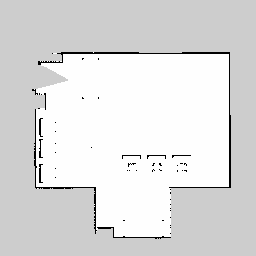
#> input picture slamlocalizacao/maps/mapa_hector.pgm, 256 x 256 px
$ python main.py
#> lines starting #> are read from the running program, lines starting #| are printed output that depends on the picture; after the words box and inside, x2 and y2 are one past the last pixel; in counts of white or black regions, pixels touching at a corner belong together
#!/usr/bin/env python3
"""
gerar_imagens_mapas.py

Gera, a partir de maps/mapa_hector.pgm e maps/mapa_gmapping.pgm, as imagens
usadas na análise qualitativa do README.md:

  imagens/mapa_hector_overview.png
  imagens/mapa_gmapping_overview.png
  imagens/detalhe_regiao_desconhecida_hector.png
  imagens/detalhe_regiao_desconhecida_gmapping.png
  imagens/detalhe_objetos_hector.png
  imagens/detalhe_objetos_gmapping.png
  imagens/detalhe_parede_hector.png
  imagens/detalhe_parede_gmapping.png

Uso (a partir da raiz do repositório):
    pip3 install pillow numpy --break-system-packages
    python3 scripts/gerar_imagens_mapas.py

IMPORTANTE: as caixas de recorte dos "detalhes" (DETALHES_HECTOR / DETALHES_GMAPPING
abaixo) foram ajustadas manualmente olhando para ESTES mapas específicos. Se você
gerar novos mapas (nova exploração, outra área coberta), essas coordenadas vão
mudar -- abra mapa_hector_overview.png / mapa_gmapping_overview.png, veja em que
pixel cada elemento de interesse aparece (a maioria dos visualizadores de imagem
mostra a posição do cursor), e ajuste os valores de (x0, y0, x1, y1) nesta seção.
"""

import os
import numpy as np
from PIL import Image


PASTA_MAPS = "slamlocalizacao/maps"
PASTA_SAIDA = "imagens"
ESCALA_OVERVIEW = 3   # zoom da vista geral
ESCALA_DETALHE = 6    # zoom dos recortes de detalhe
MARGEM_OVERVIEW = 4   # px de margem em torno da área conhecida do mapa

# Caixas de recorte (x0, y0, x1, y1) em pixels da imagem ORIGINAL do .pgm,
# encontradas inspecionando visualmente mapa_hector.pgm e mapa_gmapping.pgm.
DETALHES_HECTOR = {
    "regiao_desconhecida": (25, 55, 140, 140),
    "objetos":              (115, 150, 200, 185),
    "parede":               (55, 180, 200, 238),
}
DETALHES_GMAPPING = {
    "regiao_desconhecida": (900, 910, 1015, 995),
    "objetos":              (990, 1005, 1075, 1040),
    "parede":               (930, 1035, 1075, 1093),
}


def cor_unknown(arr):
    """Valor de cinza típico de 'desconhecido' no map_server (geralmente 205)."""
    valores, contagens = np.unique(arr, return_counts=True)
    # 'desconhecido' costuma ser o valor mais frequente fora de 0 (ocupado) e 254 (livre)
    candidatos = [(v, c) for v, c in zip(valores, contagens) if v not in (0, 254)]
    if not candidatos:
        return 205
    return max(candidatos, key=lambda vc: vc[1])[0]


def recortar_area_conhecida(img, margem=4):
    arr = np.array(img)
    fundo = cor_unknown(arr)
    ys, xs = np.where(arr != fundo)
    if len(xs) == 0:
        return img
    x0, x1 = max(0, xs.min() - margem), min(img.width, xs.max() + margem)
    y0, y1 = max(0, ys.min() - margem), min(img.height, ys.max() + margem)
    return img.crop((x0, y0, x1, y1))


def salvar_redimensionado(img, caminho, escala):
    out = img.resize((img.width * escala, img.height * escala), Image.NEAREST)
    out.save(caminho)
    print(f"  -> {caminho}  ({out.width}x{out.height})")


def gerar_overview(caminho_pgm, nome, pasta_saida):
    img = Image.open(caminho_pgm).convert("L")
    crop = recortar_area_conhecida(img, MARGEM_OVERVIEW)
    salvar_redimensionado(crop, os.path.join(pasta_saida, f"mapa_{nome}_overview.png"), ESCALA_OVERVIEW)


def gerar_detalhes(caminho_pgm, nome, caixas, pasta_saida):
    img = Image.open(caminho_pgm).convert("L")
    for rotulo, caixa in caixas.items():
        crop = img.crop(caixa)
        salvar_redimensionado(crop, os.path.join(pasta_saida, f"detalhe_{rotulo}_{nome}.png"), ESCALA_DETALHE)


def main():
    os.makedirs(PASTA_SAIDA, exist_ok=True)

    caminho_hector = os.path.join(PASTA_MAPS, "mapa_hector.pgm")
    caminho_gmapping = os.path.join(PASTA_MAPS, "mapa_gmapping.pgm")

    for caminho in (caminho_hector, caminho_gmapping):
        if not os.path.isfile(caminho):
            raise FileNotFoundError(
                f"Não encontrei {caminho}. Rode este script a partir da raiz do "
                f"repositório (onde está a pasta '{PASTA_MAPS}/')."
            )

    print("Gerando vistas gerais...")
    gerar_overview(caminho_hector, "hector", PASTA_SAIDA)
#> in gerar_overview, img is the input picture: PIL image 256x256 L; min 0, max 254, mean 222
#> in cor_unknown, `valores, contagens = np.unique(arr, return_counts=True)`: valores = [0, 205, 254]; contagens = [1293, 36099, 28144]
#> in cor_unknown, `candidatos = [(v, c) for v, c in zip(valores, contagens) if v not in (..`: candidatos = [(205, 36099)]
#> in recortar_area_conhecida, `fundo = cor_unknown(arr)`: fundo = 205
#> in recortar_area_conhecida, `x0, x1 = max(0, xs.min() - margem), min(img.width, xs.max() + margem)`: x0 = 28; x1 = 234
#> in recortar_area_conhecida, `y0, y1 = max(0, ys.min() - margem), min(img.height, ys.max() + margem)`: y0 = 48; y1 = 242
#> in recortar_area_conhecida, `return img.crop((x0, y0, x1, y1))`:
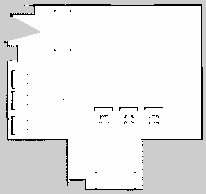
#> returned value: PIL image 206x194 L; min 0, max 254, mean 232.9
#|   -> imagens/mapa_hector_overview.png  (618x582)
    gerar_overview(caminho_gmapping, "gmapping", PASTA_SAIDA)
#> call 2 of gerar_overview, with caminho_pgm = 'slamlocalizacao/maps/mapa_gmapping.pgm', nome = 'gmapping', pasta_saida = 'imagens'
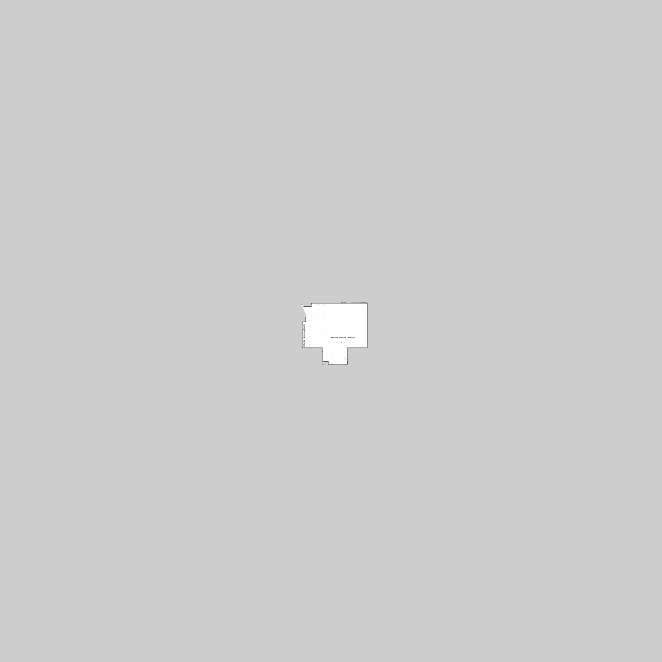
#> input picture slamlocalizacao/maps/mapa_gmapping.pgm, 1984 x 1984 px (shown at 1/3 size)
#> in gerar_overview, img is the input picture: PIL image 1984x1984 L; min 0, max 254, mean 205.3
#> call 2 of recortar_area_conhecida, with margem = 4
#> in recortar_area_conhecida (call 2), `x0, x1 = max(0, xs.min() - margem), min(img.width, xs.max() + margem)`: x0 = 899; x1 = 1106
#> in recortar_area_conhecida (call 2), `y0, y1 = max(0, ys.min() - margem), min(img.height, ys.max() + margem)`: y0 = 904; y1 = 1098
#> in recortar_area_conhecida (call 2), `return img.crop((x0, y0, x1, y1))`:
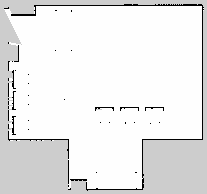
#> returned value: PIL image 207x194 L; min 0, max 254, mean 234.3
#> call 2 of salvar_redimensionado, with caminho = 'imagens/mapa_gmapping_overview.png', escala = 3
#> in salvar_redimensionado (call 2), `out = img.resize((img.width * escala, img.height * escala), Image.NEAR..`:
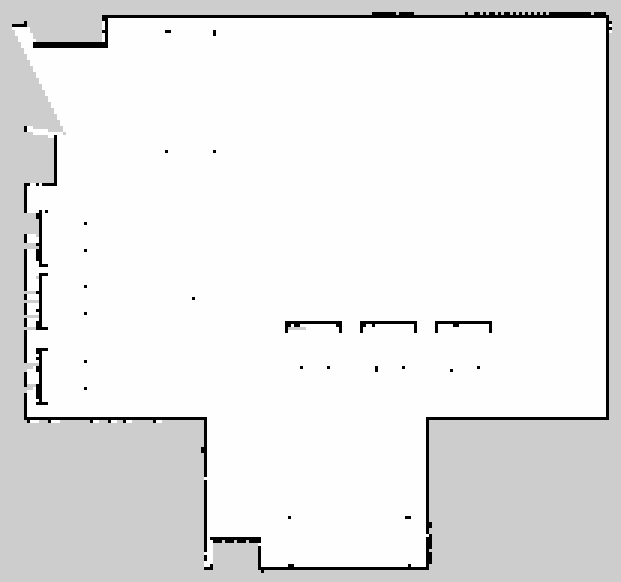
#> out: PIL image 621x582 L; min 0, max 254, mean 234.3
#|   -> imagens/mapa_gmapping_overview.png  (621x582)

    print("Gerando recortes de detalhe (Hector)...")
    gerar_detalhes(caminho_hector, "hector", DETALHES_HECTOR, PASTA_SAIDA)
#> the loop in gerar_detalhes, `for rotulo, caixa in caixas.items():` made 3 passes
#> pass 2, in salvar_redimensionado (call 4), `out = img.resize((img.width * escala, img.height * escala), Image.NEAR..`:
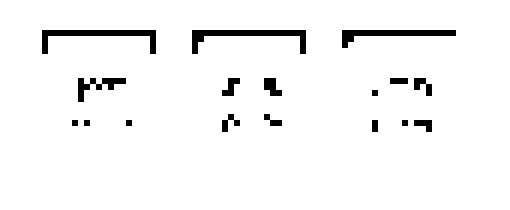
#> out: PIL image 510x210 L; values 0 (black) and 254 (white), 95.9% white; 17 black regions, largest, box (x1, y1, x2, y2) and area: (192, 30, 306, 54) 936, (42, 30, 156, 54) 900, (342, 30, 456, 48) 792

    print("Gerando recortes de detalhe (Gmapping)...")
    gerar_detalhes(caminho_gmapping, "gmapping", DETALHES_GMAPPING, PASTA_SAIDA)
#> call 2 of gerar_detalhes, with caminho_pgm = 'slamlocalizacao/maps/mapa_gmapping.pgm', nome = 'gmapping', pasta_saida = 'imagens'
#> the loop in gerar_detalhes (call 2), `for rotulo, caixa in caixas.items():` made 3 passes
#> pass 1, in gerar_detalhes (call 2), `crop = img.crop(caixa)`:
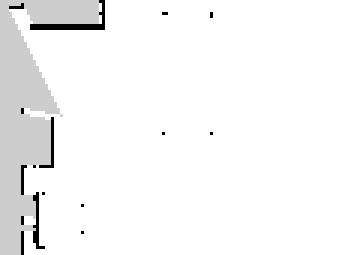
#> crop: PIL image 115x85 L (shown 3 times larger); min 0, max 254, mean 244.4
#> after the loop in gerar_detalhes (call 2), `for rotulo, caixa in caixas.items():`:
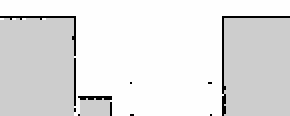
#> crop: PIL image 145x58 L (shown 2 times larger); min 0, max 254, mean 226.6

    print(f"\nPronto. Imagens salvas em '{PASTA_SAIDA}/'.")


if __name__ == "__main__":
    main()
